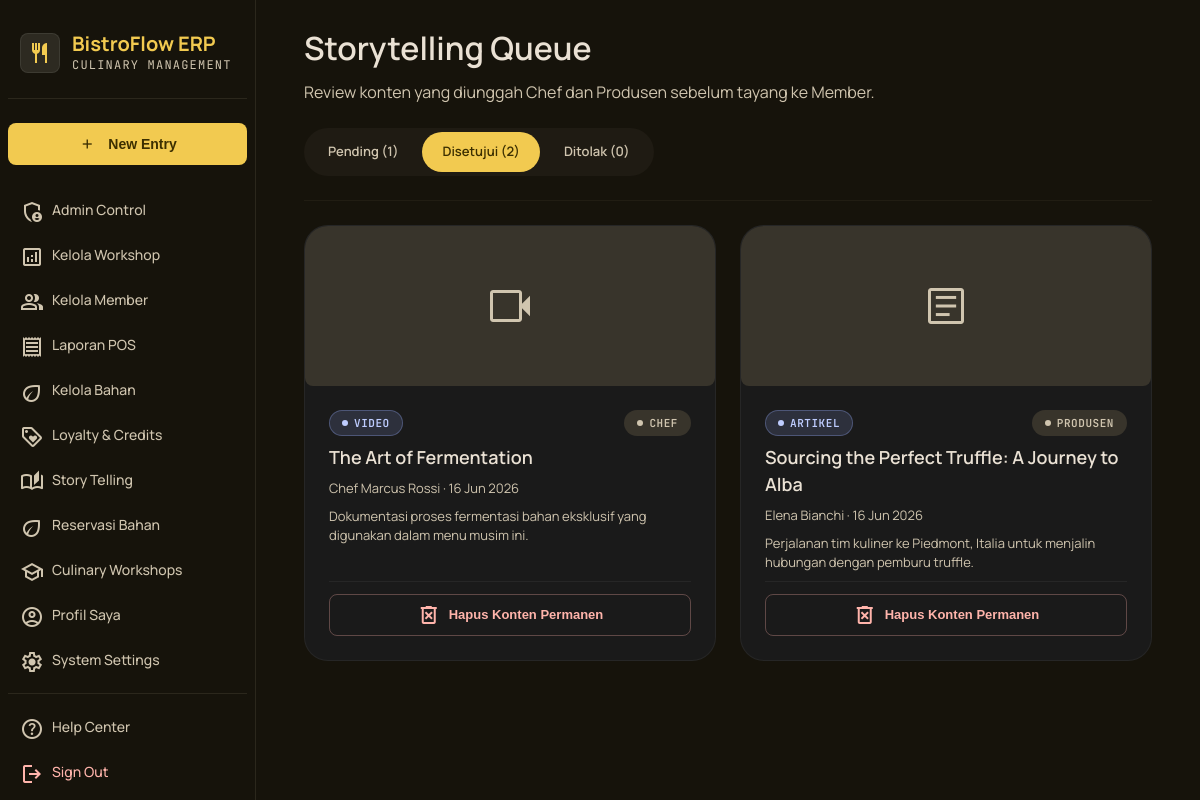
Screenshot of /admin/review_konten.php?tab=disetujui (signed in) with the database file from the repository.
### tables this page shows
CREATE TABLE konten (
    konten_id INT(11) NOT NULL AUTO_INCREMENT,
    judul_konten VARCHAR(200) NOT NULL,
    jenis_konten ENUM('video','foto','artikel') NOT NULL,
    deskripsi_konten TEXT NOT NULL,
    path_file_server VARCHAR(500) NOT NULL,
    pembuat_konten_id INT(11) NOT NULL,
    status_konten ENUM('pending','tayang','ditolak') NOT NULL DEFAULT 'pending',
    catatan_review TEXT,
    tanggal_upload DATETIME NOT NULL DEFAULT CURRENT_TIMESTAMP,
    PRIMARY KEY (konten_id),
    FOREIGN KEY (pembuat_konten_id) REFERENCES users(user_id) ON DELETE CASCADE
);

CREATE TABLE users (
    user_id INT(11) NOT NULL AUTO_INCREMENT,
    nama_lengkap VARCHAR(100) NOT NULL,
    email VARCHAR(150) NOT NULL UNIQUE,
    password VARCHAR(255) NOT NULL,
    nomor_telepon VARCHAR(13) NOT NULL,
    role ENUM('member','admin','chef','produsen') NOT NULL DEFAULT 'member',
    tier_member ENUM('bronze','silver','gold') NOT NULL DEFAULT 'bronze',
    status_akun ENUM('aktif','nonaktif') NOT NULL DEFAULT 'aktif',
    tanggal_daftar DATETIME NOT NULL DEFAULT CURRENT_TIMESTAMP,
    PRIMARY KEY (user_id)
);

### config/auth.php (called while the page is built, shortened)
<?php
function e(string $value): string
{
    return htmlspecialchars($value, ENT_QUOTES, 'UTF-8');
}

### admin/review_konten.php (the view, shortened to what this page needs)
<?php
$pdo = getDB();
$tab = $_GET['tab'] ?? 'pending';
$highlightId = (int) ($_GET['id'] ?? 0);
$statusMap = ['pending' => 'pending', 'disetujui' => 'tayang', 'ditolak' => 'ditolak'];
$statusFilter = $statusMap[$tab] ?? 'pending';
$stmt = $pdo->prepare(
    "SELECT k.*, u.nama_lengkap AS pembuat, u.role AS pembuat_role FROM konten k
     JOIN users u ON u.user_id = k.pembuat_konten_id
     WHERE k.status_konten = ?
     ORDER BY k.tanggal_upload DESC"
);
$stmt->execute([$statusFilter]);
$kontenList = $stmt->fetchAll();
$counts = [];
foreach ($statusMap as $key => $status) {
    $stmt = $pdo->prepare("SELECT COUNT(*) FROM konten WHERE status_konten = ?");
    $stmt->execute([$status]);
    $counts[$key] = (int) $stmt->fetchColumn();
}
require_once __DIR__ . '/../includes/header.php';
require_once __DIR__ . '/../includes/sidebar.php';
?>
<header class="page-header">
    <div>
        <h2>Storytelling Queue</h2>
        <p>Review konten yang diunggah Chef dan Produsen sebelum tayang ke Member.</p>
    </div>
    <div class="tab-pills">
        <a href="?tab=pending" class="tab-pill <?= $tab === 'pending' ? 'active' : '' ?>">Pending
            (<?= $counts['pending'] ?>)</a>
        <a href="?tab=disetujui" class="tab-pill <?= $tab === 'disetujui' ? 'active' : '' ?>">Disetujui
            (<?= $counts['disetujui'] ?>)</a>
        <a href="?tab=ditolak" class="tab-pill <?= $tab === 'ditolak' ? 'active' : '' ?>">Ditolak
            (<?= $counts['ditolak'] ?>)</a>
    </div>
</header>
<?php if (empty($kontenList)): ?>
    <div class="card empty-state">
        <span class="material-symbols-outlined icon">inbox</span>
        <h4>Tidak ada konten pada kategori ini</h4>
    </div>
<?php else: ?>
    <div class="grid-3">
        <?php foreach ($kontenList as $k):
            $icon = ['video' => 'videocam', 'foto' => 'photo_camera', 'artikel' => 'article'][$k['jenis_konten']];
            ?>
            <div class="catalog-card" id="konten-<?= $k['konten_id'] ?>"
                style="<?= $k['konten_id'] === $highlightId ? 'border-color: var(--color-primary);' : '' ?>">
                <div class="thumb"
                    style="width: 100%; height: 160px; display: flex; align-items: center; justify-content: center; overflow: hidden; background: var(--color-surface-container-highest); border-radius: var(--radius-lg);">
                    <?php if ($k['jenis_konten'] === 'foto' && !empty($k['path_file_server'])): ?>
                        <img src="<?= e($k['path_file_server']) ?>" alt="<?= e($k['judul_konten']) ?>"
                            style="width: 100%; height: 100%; object-fit: cover;">
                    <?php else: ?>
                        <span class="material-symbols-outlined"
                            style="font-size:48px; color: var(--color-on-surface-variant);"><?= $icon ?></span>
                    <?php endif; ?>
                </div>
                <div class="body">
                    <div class="flex justify-between items-start">
                        <span class="badge badge-info"><?= e(ucfirst($k['jenis_konten'])) ?></span>
                        <span class="badge badge-neutral"><?= e(ucfirst($k['pembuat_role'])) ?></span>
                    </div>
                    <h3><?= e($k['judul_konten']) ?></h3>
                    <p class="meta"><?= e($k['pembuat']) ?> &middot; <?= date('d M Y', strtotime($k['tanggal_upload'])) ?></p>
                    <p
                        style="font-size:13px; color: var(--color-on-surface-variant); display: -webkit-box; -webkit-line-clamp: 3; -webkit-box-orient: vertical; overflow: hidden;">
                        <?= e($k['deskripsi_konten']) ?>
                    </p>
                    <?php if ($k['status_konten'] === 'pending'): ?>
                        <div class="footer-row" style="gap:8px;">
                            <form method="POST" style="flex:1;">
                                <input type="hidden" name="action" value="setujui">
                                <input type="hidden" name="konten_id" value="<?= $k['konten_id'] ?>">
                                <button type="submit" class="btn btn-primary w-full"
                                    style="padding:8px; font-size:13px;">Setujui</button>
                            </form>
                            <button type="button" class="btn btn-danger w-full" style="padding:8px; font-size:13px;"
                                onclick='openRejectModal(<?= $k['konten_id'] ?>, <?= json_encode($k['judul_konten']) ?>)'>Tolak</button>
                        </div>
                    <?php elseif ($k['status_konten'] === 'tayang'): ?>
                        <div class="footer-row" style="margin-top: auto;">
                            <button type="button" class="btn btn-danger btn-outline w-full" style="padding:8px; font-size:13px;"
                                onclick='confirmDeleteKonten(<?= $k['konten_id'] ?>, <?= json_encode($k['judul_konten']) ?>)'>
                                <span class="material-symbols-outlined">delete_forever</span>
                                <span class="btn-label">Hapus Konten Permanen</span>
                            </button>
                        </div>
                    <?php endif; ?>
                </div>
            </div>
        <?php endforeach; ?>
    </div>
<?php endif; ?>
<?php require_once __DIR__ . '/../includes/footer.php'; ?>

### assets/css/style.css (style rules this page uses)
:root { --color-background: #16130b; --color-surface: #16130b; --color-surface-container: #231f17; --color-surface-container-low: #1f1b13; --color-surface-container-high: #2d2a21; --color-surface-container-highest: #38342b; --color-surface-variant: #38342b; --color-primary: #f2ca50; --color-primary-container: #d4af37; --color-on-primary: #3c2f00; --color-on-primary-container: #554300; --color-primary-fixed: #ffe088; --color-primary-fixed-dim: #e9c349; --color-secondary: #f4bb92; --color-secondary-container: #653d1e; --color-secondary-fixed-dim: #f4bb92; --color-tertiary: #bfcdff; --color-tertiary-container: #97b0ff; --color-on-background: #eae1d4; --color-on-surface: #eae1d4; --color-on-surface-variant: #d0c5af; --color-outline: #99907c; --color-outline-variant: #4d4635; --color-error: #ffb4ab; --color-error-container: #93000a; --color-accent-green: #2D6A4F; --color-accent-brown: #8B5E3C; --space-xs: 4px; --space-sm: 12px; --space-base: 8px; --space-md: 24px; --space-lg: 48px; --space-xl: 80px; --space-gutter: 24px; --radius-sm: 0.25rem; --radius-lg: 0.5rem; --radius-xl: 0.75rem; --radius-2xl: 24px; --radius-full: 9999px; --font-body: 'Manrope', sans-serif; --font-mono: 'JetBrains Mono', monospace; }
* { margin: 0; padding: 0; box-sizing: border-box; }
body { font-family: var(--font-body); background-color: var(--color-background); color: var(--color-on-background); line-height: 1.5; min-height: 100vh; }
a { color: inherit; text-decoration: none; }
.page-header { display: flex; flex-wrap: wrap; justify-content: space-between; align-items: flex-end; gap: var(--space-md); margin-bottom: var(--space-md); padding-bottom: var(--space-md); border-bottom: 1px solid rgba(77, 70, 53, 0.2); }
.page-header h2 { font-size: 32px; font-weight: 600; color: var(--color-on-background); margin-bottom: 8px; }
.page-header p { color: var(--color-on-surface-variant); font-size: 16px; max-width: 640px; }
.btn { display: inline-flex; align-items: center; justify-content: center; gap: 8px; padding: 12px 24px; border-radius: var(--radius-lg); font-weight: 700; font-size: 14px; cursor: pointer; border: none; transition: all 0.2s; text-decoration: none; }
.btn-outline { background: transparent; border: 1px solid var(--color-outline-variant); color: var(--color-on-surface-variant); }
.btn-danger { background-color: transparent; color: var(--color-error); border: 1px solid rgba(255, 180, 171, 0.3); }
.badge { display: inline-flex; align-items: center; gap: 6px; padding: 4px 12px; border-radius: var(--radius-full); font-family: var(--font-mono); font-size: 11px; font-weight: 600; letter-spacing: 0.05em; text-transform: uppercase; border: 1px solid transparent; }
.badge::before { content: ''; width: 6px; height: 6px; border-radius: 50%; background: currentColor; }
.badge-info { background: rgba(151, 176, 255, 0.15); color: var(--color-tertiary); border-color: rgba(151,176,255,0.3); }
.badge-neutral { background: var(--color-surface-container-highest); color: var(--color-on-surface-variant); border-color: transparent; }
.grid-3 { display: grid; grid-template-columns: repeat(auto-fill, minmax(280px, 1fr)); gap: var(--space-md); }
.catalog-card { background-color: #1A1A1A; border: 1px solid rgba(255,255,255,0.05); border-radius: var(--radius-2xl); overflow: hidden; display: flex; flex-direction: column; transition: border-color 0.3s; }
.catalog-card .thumb { height: 180px; background-color: var(--color-surface-container); display: flex; align-items: center; justify-content: center; color: var(--color-outline-variant); font-size: 48px; position: relative; }
.catalog-card .body { padding: var(--space-md); display: flex; flex-direction: column; gap: 8px; flex: 1; }
.catalog-card h3 { font-size: 18px; font-weight: 600; }
.catalog-card .meta { font-size: 13px; color: var(--color-on-surface-variant); display: flex; align-items: center; gap: 6px; }
.catalog-card .footer-row { margin-top: auto; padding-top: var(--space-sm); border-top: 1px solid rgba(255,255,255,0.05); display: flex; align-items: center; justify-content: space-between; }
.flex { display: flex; }
.justify-between { justify-content: space-between; }
.w-full { width: 100%; }

### rows the page displays
konten: jenis_konten "VIDEO", pembuat_konten.role "CHEF", judul_konten "The Art of Fermentation", pembuat_konten.nama_lengkap "Chef Marcus Rossi", tanggal_upload "16 Jun 2026", deskripsi_konten "Dokumentasi proses fermentasi bahan eksklusif yang digunakan dalam menu musim ini."
konten: jenis_konten "ARTIKEL", pembuat_konten.role "PRODUSEN", judul_konten "Sourcing the Perfect Truffle: A Journey to Alba", pembuat_konten.nama_lengkap "Elena Bianchi", tanggal_upload "16 Jun 2026", deskripsi_konten "Perjalanan tim kuliner ke Piedmont, Italia untuk menjalin hubungan dengan pemburu truffle."

### other values shown
$item['label'] "Admin Control"
$item['label'] "Kelola Workshop"
$item['label'] "Kelola Member"
$item['label'] "Laporan POS"
$item['label'] "Kelola Bahan"
$item['label'] "Loyalty & Credits"
$item['label'] "Story Telling"
$item['label'] "Reservasi Bahan"
$item['label'] "Culinary Workshops"
$item['label'] "Profil Saya"
$item['label'] "System Settings"
$counts['pending'] "1"
$counts['disetujui'] "2"
$counts['ditolak'] "0"
